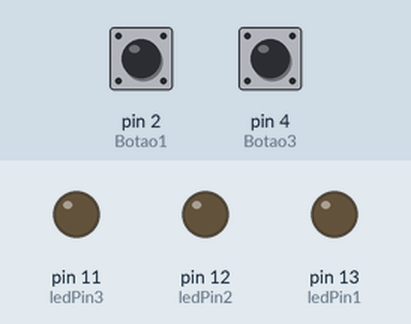
Recording of a sketch running on a simulated Arduino Uno, built with avr-gcc and run on an emulated ATmega328P. Parts: output pins drawn as LEDs (lit = HIGH). Inputs (shaded band) come from the test bench; at power-on: pin 2 (Botao1) LOW, pin 4 (Botao3) LOW.

Above: at 1.2 s.
1.3 s: pin 2 (Botao1) pulled HIGH for 0.15 s
At 1.37 s:
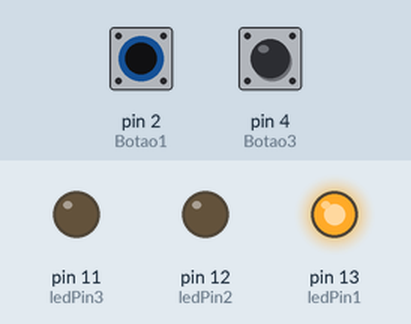
2.9 s: pin 4 (Botao3) pulled HIGH for 0.15 s
At 2.97 s:
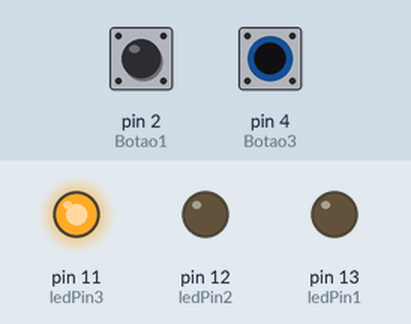
4.5 s: pin 4 (Botao3) pulled HIGH for 3.2 s
At 8.4 s:
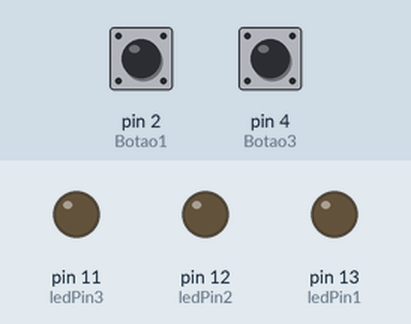
9.2 s: pin 2 (Botao1) pulled HIGH for 3.2 s
At 9.5 s:
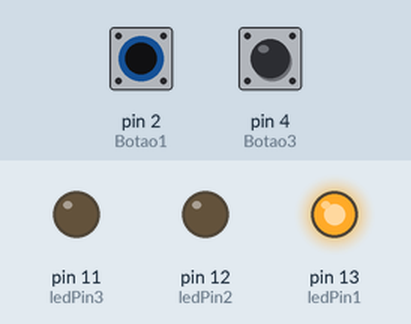
13.9 s: pin 2 (Botao1) driven HIGH and pin 4 (Botao3) driven HIGH
At 14.3 s:
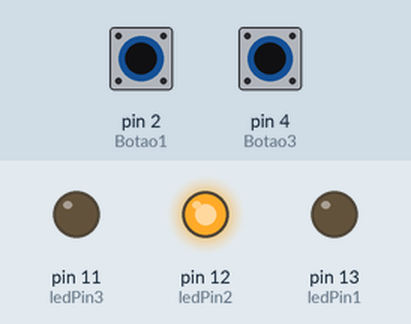
Timing chart, 0 to 16.4 s (numbered marks = the images above; inputs shaded):
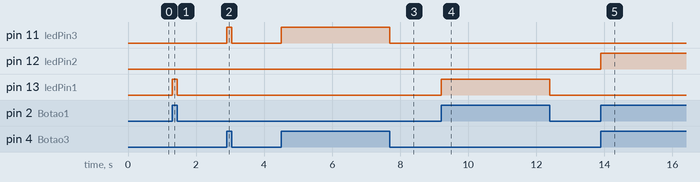

Measured:
- after the input at 1.3 s, pin 13 (ledPin1): LOW → HIGH at once, → LOW 0.15 s later
- after the input at 2.9 s, pin 11 (ledPin3): LOW → HIGH at once, → LOW 0.15 s later
- after the input at 4.5 s, pin 11 (ledPin3): LOW → HIGH at once, → LOW 3.2 s later
- after the input at 9.2 s, pin 13 (ledPin1): LOW → HIGH at once, → LOW 3.2 s later
- after the input at 13.9 s, pin 12 (ledPin2): LOW → HIGH at once

The sketch:

Prj2ChavesLiga3Leds.ino
```cpp
/* Utilizando botoes no 2 e no 4
e leds no 11, 12 e 13*/
const int ledPin1 = 13;
const int ledPin2 = 12;
const int ledPin3 = 11;
const int Botao1 = 2;
const int Botao3 = 4;
int EstadoBotao1 = 0;
int EstadoBotao3 = 0;

void setup(){
pinMode(ledPin1, OUTPUT);
pinMode(Botao1, INPUT);
pinMode(ledPin2, OUTPUT);
pinMode(ledPin3, OUTPUT);
pinMode(Botao3, INPUT);
}

void loop(){
EstadoBotao1 = digitalRead(Botao1);
EstadoBotao3 = digitalRead(Botao3);
if (EstadoBotao1 == HIGH && EstadoBotao3 == LOW){
digitalWrite(ledPin1, HIGH);
}
else{
digitalWrite(ledPin1, LOW);
}
if (EstadoBotao1 == HIGH && EstadoBotao3 == HIGH){
digitalWrite(ledPin2, HIGH);
}
else{
digitalWrite(ledPin2, LOW);
}
if (EstadoBotao1 == LOW && EstadoBotao3 == HIGH){
digitalWrite(ledPin3, HIGH);
}
else{
digitalWrite(ledPin3, LOW);
}
}
```
